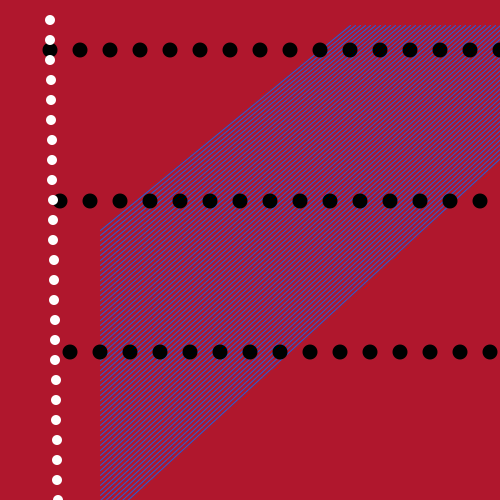
Frame 1 (no input)
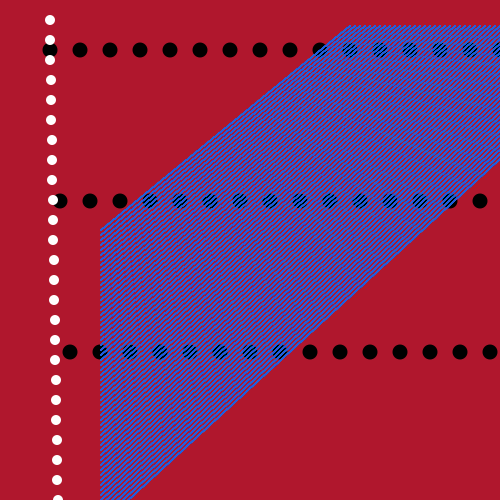
Frame 60 (the mouse pressed at the canvas centre just before this capture)
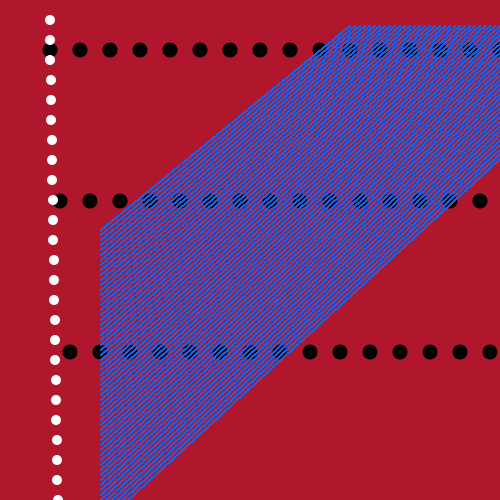
Frame 120 (the mouse held since frame 60 and released just before this capture)

The Processing sketch that drew these frames (run headless with seeded random() and noise(); from frame 60 on, the mouse is pressed at the canvas centre):

// Processing sketch: JonatanWu_Exercise3
// ── JonatanWu_Exercise3.pde
/*
for (int z = 0; z < 500; z++) {
 fill(56);
 noStroke();
 ellipse( X, z, E1, E2);
 E1/=.2;
 E2/=.2;
 }
 */


int Y = 20; //Declares that the variable Y is 20
int E1 = 150;
int E2 = 150;
int Y2 = 50; 

void setup() {

  size(500, 500);
  background(176, 23, 45);
}

void draw () {


  // First Pattern
  // Creates some weird but awesome thingy
  for ( int A=150; A < 450; A+=5) { // Start from, end to, do this
    stroke(31, 96, 222); // Makes Line blue
    line(100, A+80, A+200, 25);
  }


  //Second Pattern
  // Creates lines using an ellipse shape
  for ( int i = 50; i < 450; i++) { // So i starts from point 0(x), and ends to 500(x), to do that i keeps adding. 
    for ( int b = 50; b < 450; b+=1) {
      fill(255); // Color for the ellipse
      noStroke(); // No stroke 
      ellipse( i, Y, 10, 10); // i is being used as the X component, so it would go from left to right. Y is recalled and used as the Y component which is 20
      fill(0);
      ellipse( Y2, b, 15, 15); 
      Y+=20; // This adds 20 to Y everytime this runs Gives the function width and height between every ellipse
      b+=150;
      Y2+=10; 
    }
  }
}
